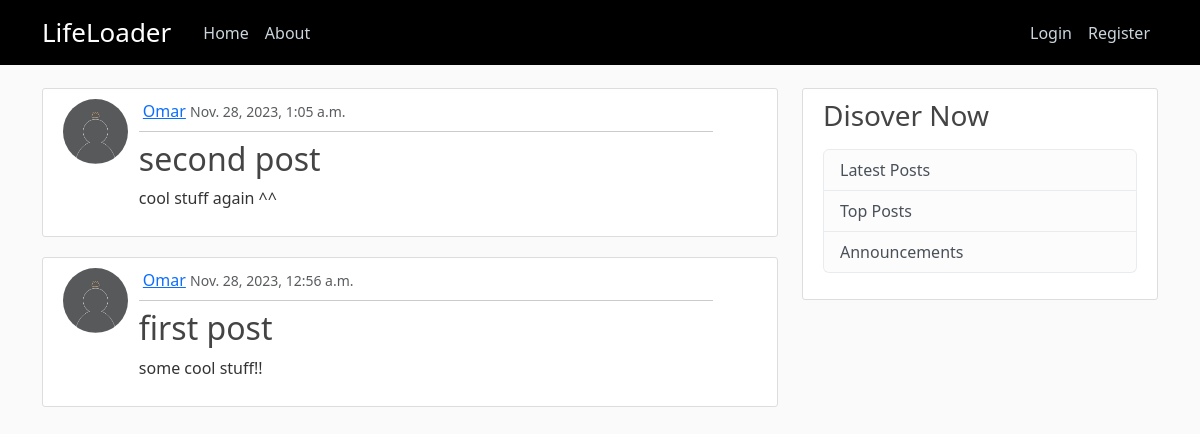
The app's page /, older data.
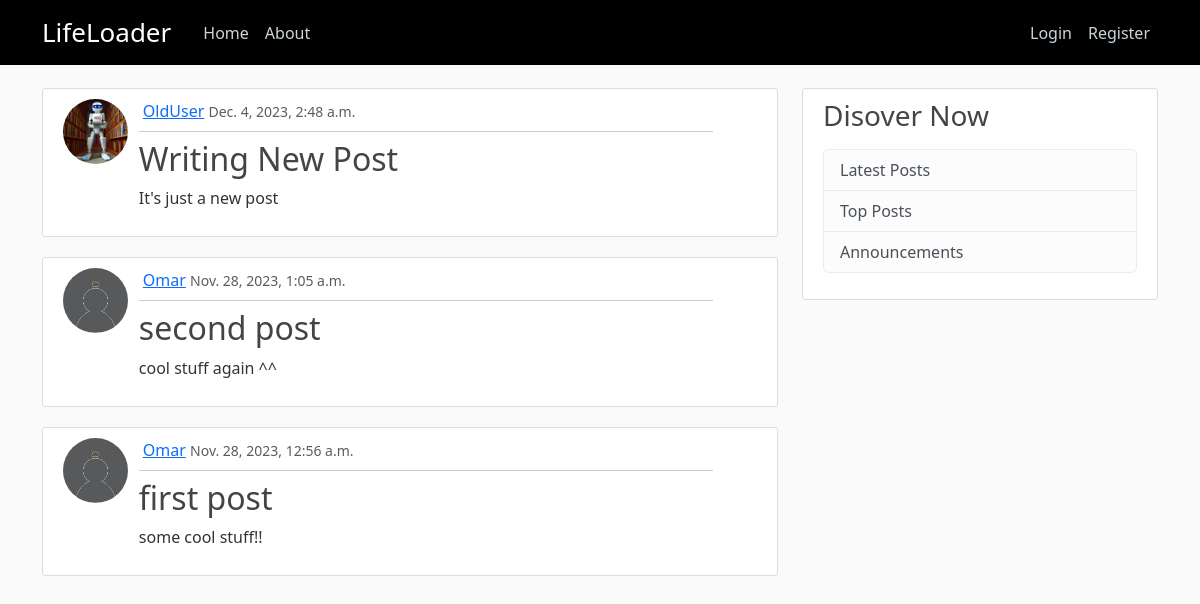
The same page, newer data.
### social_net/models.py (models this page shows, shortened)
class Post(models.Model):
    author = models.ForeignKey(User, on_delete=models.CASCADE)
    title = models.CharField(max_length=150)
    content = models.TextField()
    date_created = models.DateTimeField(default=timezone.now)

### users/models.py (models this page shows, shortened)
class Profile(models.Model):
    user = models.OneToOneField(User, on_delete=models.CASCADE)
    bio = models.TextField(null=True)
    profile_pic = models.ImageField(
        default='default.jpg', upload_to='profile_pics')

### social_net/views.py (the view)
# urls.py: path('', views.PostListView.as_view(), name="LifeLoader-home"),
class PostListView(ListView):
    model = Post
    context_object_name = 'posts'
    ordering = ['-date_created']
    paginate_by = 5

### social_net/templates/social_net/post_list.html
{% extends "social_net/base_temp.html" %}
{% block content %}
    {% for post in posts %}
    <article class="media content-section">
        <div class="row">
            <div class="col-md-1">
                <img class="rounded-circle article-img" src="{{ post.author.profile.profile_pic.url }}" alt="post's author profile picture">
            </div>
            <div class="col-md-10 ms-3">
                <div class="media-body">
                    <div class="d-flex justify-content-between align-items-center">
                        <div>
                            <a class="ms-1" href="{% url 'LifeLoader-view_profile' post.author %}">{{ post.author }}</a>
                            <small class="text-muted">{{ post.date_created }}</small>
                        </div>
                    </div>
                    <hr class="my-2">
                    <h2><a class="article-title" href="{% url 'LifeLoader-post_detail' post.id %}">{{ post.title }}</a></h2>
                    <p class="article-content">{{ post.content }}</p>
                </div>
            </div>
        </div>
    </article>
    {% endfor %}
{% endblock content %}

Row changes from the older to the newer data that the page shows:
added Post: author.profile.profile_pic (picture), author "OldUser", date_created "Dec. 4, 2023, 2:48 a.m.", title "Writing New Post", content "It's just a new post"
